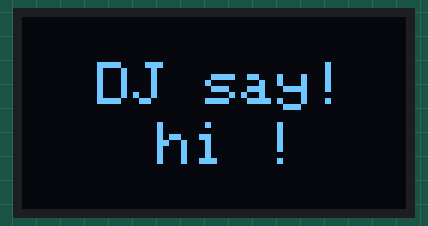
Recording of a sketch running on a simulated ESP32. Shown: 128×64 one-colour display.

Above: at 0.6 s.

The sketch:

prueba-pantalla.ino
```cpp
#include <Wire.h>
#include <Adafruit_GFX.h>
#include <Adafruit_SSD1306.h>

#define SCREEN_WIDTH 128
#define SCREEN_HEIGHT 64
#define OLED_RESET 1
Adafruit_SSD1306 display(SCREEN_WIDTH, SCREEN_HEIGHT, &Wire, OLED_RESET);

bool showText = true;

void setup() {
  Wire.begin(23, 22); //Serial data Address 21, Serial clock line 22

  if (!display.begin(SSD1306_SWITCHCAPVCC, 0x3C)){
    Serial.println(F("No se encotro la pantalla OLED"));
    while(true);
  }

  display.clearDisplay();
  display.display();
  delay(500);

}

void loop() {
  // put your main code here, to run repeatedly:
  display.clearDisplay();
  display.setTextSize(2);
  display.setTextColor(SSD1306_WHITE);
  display.setCursor(25,15);
  display.println("DJ say!");
  display.setCursor(45,35);;
  display.println("hi !");

  display.display();

  showText = !showText;
  delay(500);
}
```
